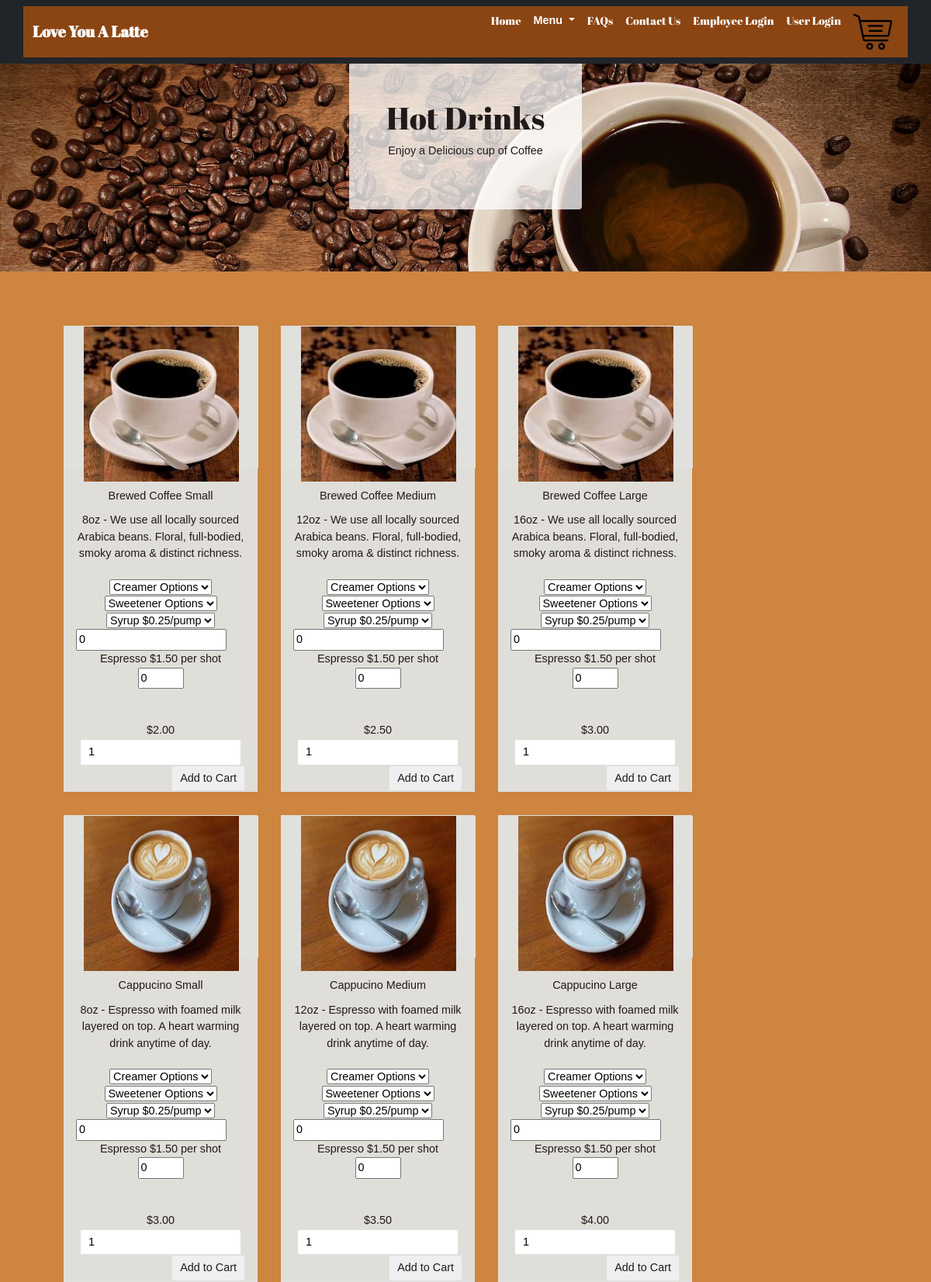
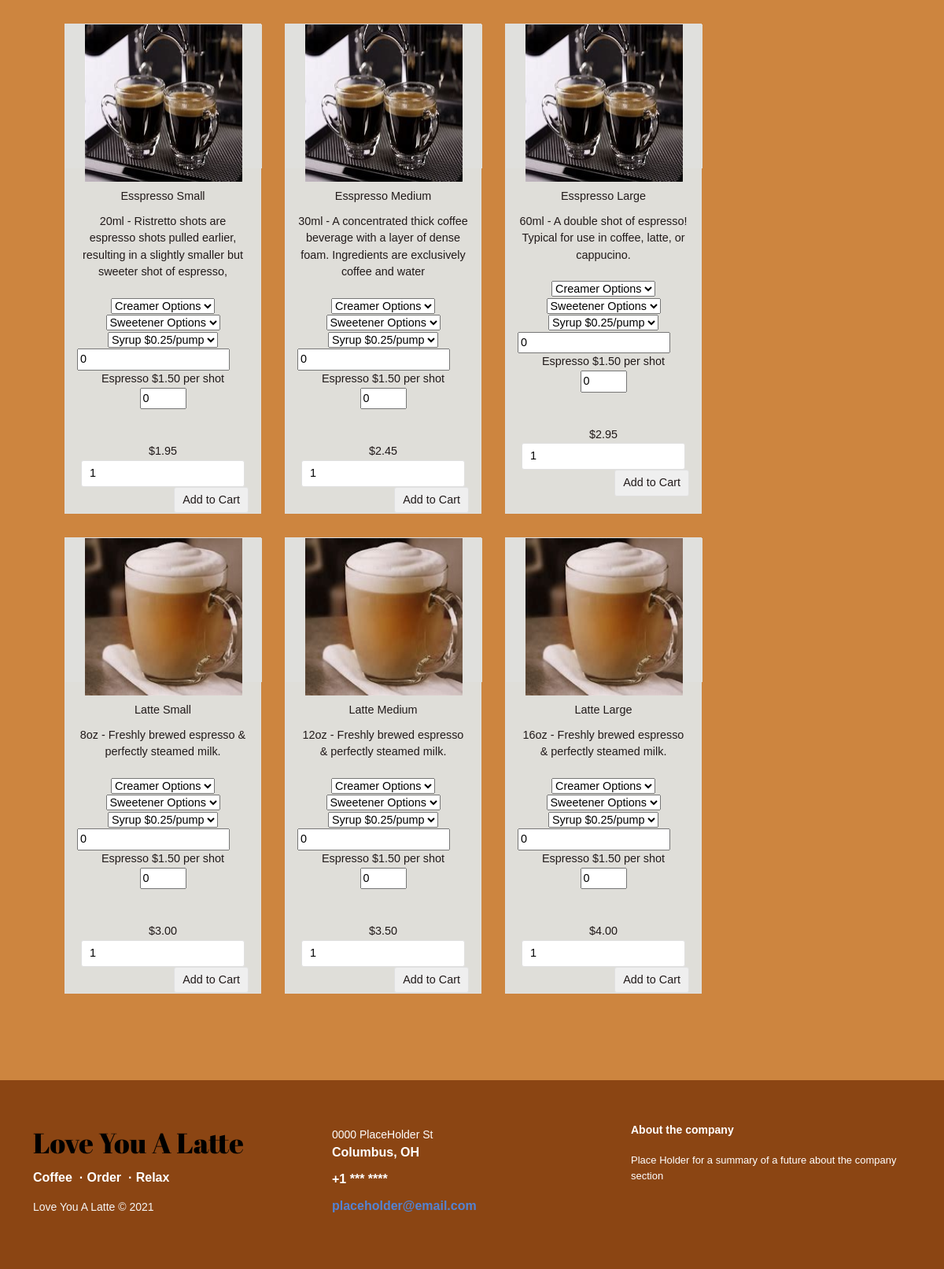
Page /Menu.php on the committed database (2 pictures, top to bottom).
### tables this page shows
CREATE TABLE `product` (
  `id` int(8) NOT NULL PRIMARY KEY AUTO_INCREMENT,
  `name` varchar(255) NOT NULL,
  `code` varchar(255) NOT NULL UNIQUE KEY,
  `category` varchar(255) NOT NULL,
  `image` text NOT NULL,
  `price` double(10,2) NOT NULL,
  `description` varchar(200) NOT NULL
);

### public/dbcontroller.php (called while the page is built, shortened)
<?php
class DBController
{
	private $host = "mariadb";
	private $user = "root";
	private $password = "welcome1";
	private $database = "love_you_a_latte";
	private $conn;
	function __construct()
	{
		$this->conn = $this->connectDB();
	}
	function connectDB()
	{
		$conn = mysqli_connect($this->host, $this->user, $this->password, $this->database);
		return $conn;
	}
	function runQuery($query)
	{
		$result = mysqli_query($this->conn, $query);
		while ($row = mysqli_fetch_assoc($result)) {
			$resultset[] = $row;
		}
		if (!empty($resultset))
			return $resultset;
	}
}

### public/Menu.php (the view, shortened to what this page needs)
<?php
require_once("dbcontroller.php");
$db_handle = new DBController();
?>
<!DOCTYPE html>
<html>
<head>
    <?php include('./components/header.php') ?>
</head>
<body id="menubody">
<?php include('./components/nav.php') ?>
    <div id="Menuintro">
        <div class="rounded border-light jumbotron py-5 px-4">
            <h1 style="font-family: 'Abril Fatface', serif;">Hot Drinks</h1>
            <p>Enjoy a Delicious cup of Coffee</p>
        </div>
    </div>
    <div class="dark-section">
        <div class="container overflow-auto site-section" id="why">
            <div id="product-grid">
                <?php
                $product_array = $db_handle->runQuery("SELECT * FROM product WHERE category='hot' ORDER BY id ASC");
                if (!empty($product_array)) {
                    foreach($product_array as $key=>$value){
                ?>
                    <div class="product-item">
                        <form method="post" action="cart.php?action=add&code=<?php echo $product_array[$key]["code"]; ?>" target="dummyframe" autocomplete="off">
                        <div class="product-image"><img src="<?php echo $product_array[$key]["image"]; ?>"></div>
                        <div class="product-tile-footer">
                        <div class="product-title"><?php echo $product_array[$key]["name"]; ?></div>
                        <div class="product-description"><?php echo $product_array[$key]["description"]; ?></div>
                        <br>
                        <select name="creamer-options"> /
                        <option value="None">Creamer Options</option>
                        </select>
                        <select name="sweetener-options"> /
                        <option value="None">Sweetener Options</option>
                        </select>
                        <select name="syrup-options"> /
                        <option value="None">Syrup $0.25/pump</option>
                        </select>
                        <div style="float: left;" class="syrup-pumps"><input type="number" min="0" name="pumps" value="0" size="2" /></div>
                        <br>
                        Espresso $1.50 per shot
                        <div style="float: center;" class="espresso-shots"><input type="number" min="0" max="20" name="shots" value="0" size="2" /></div>
                        <br>
                        <br>
                        <div class="product-price"><?php echo "$".$product_array[$key]["price"]; ?></div>
                        <div class="cart-action"><input type="number" class="product-quantity" name="quantity" min="0" value="1" size="2" /><input type="submit" value="Add to Cart" class="btnAddAction" /></div>
                        </div>
                        </form>
                    </div>
                <?php
                    }
                }
                ?>
            </div>
        </div>
    </div>
        <?php include('./components/footer.php') ?>
</body>
</html>

### public/assets/css/styles.css (style rules this page uses)
body { font-family: Arial, Helvetica, sans-serif; }
#Menuintro { text-align: center; padding: 80px; background: url("../../assets/img/homepage.jpg"); background-size: cover; }
#Menuintro .jumbotron { border-radius: 20px; padding: 40px; background-color: rgba(255,255,255,0.75); max-width: 300px; margin: 0 auto; }
.dark-section { background-color: #cd853f; }
.site-section { text-align: center; padding-bottom: 70px; }
#menubody { background-color: saddlebrown; }

### public/assets/css/cartstyle.css (style rules this page uses)
body { font-family: Arial; color: #211a1a; font-size: 0.9em; }
#product-grid { display: flex; flex-wrap: wrap; margin: 40px; }
.btnAddAction { padding: 5px 10px; margin-left: 5px; background-color: #efefef; border: #E0E0E0 1px solid; color: #211a1a; float: right; text-decoration: none; border-radius: 3px; cursor: pointer; }
.product-item { float: left; background: #dfded9; margin: 30px 30px 0px 0px; border: #E0E0E0 1px solid; width: 100%; max-width: 250px; }
.product-image { height: 183px; width: 250px; background-color: rgb(224, 224, 221); }
.product-image img { width: 200px; height: 200px; }
.product-title { margin-top: 10px; margin-bottom: 10px; }
.product-description { word-wrap: break-word; }
.product-price { float:bottom left; }
.cart-action { float: right; }
.product-quantity { padding: 5px 10px; border-radius: 3px; border: #E0E0E0 1px solid; }
.product-tile-footer { padding: 15px 15px 0px 15px; overflow: auto; }

### rows in the picture
product: image (picture), name "Brewed Coffee Small", description "8oz - We use all locally sourced Arabica beans. Floral, full-bodied, smoky aroma & distinct richness.", price "2.00"
product: image (picture), name "Brewed Coffee Medium", description "12oz - We use all locally sourced Arabica beans. Floral, full-bodied, smoky aroma & distinct richness.", price "2.50"
product: image (picture), name "Brewed Coffee Large", description "16oz - We use all locally sourced Arabica beans. Floral, full-bodied, smoky aroma & distinct richness.", price "3.00"
product: image (picture), name "Cappucino Small", description "8oz - Espresso with foamed milk layered on top. A heart warming drink anytime of day.", price "3.00"
product: image (picture), name "Cappucino Medium", description "12oz - Espresso with foamed milk layered on top. A heart warming drink anytime of day.", price "3.50"
product: image (picture), name "Cappucino Large", description "16oz - Espresso with foamed milk layered on top. A heart warming drink anytime of day.", price "4.00"
product: image (picture), name "Esspresso Small", description "20ml - Ristretto shots are espresso shots pulled earlier, resulting in a slightly smaller but sweeter shot of espresso,", price "1.95"
product: image (picture), name "Esspresso Medium", description "30ml - A concentrated thick coffee beverage with a layer of dense foam. Ingredients are exclusively coffee and water", price "2.45"
product: image (picture), name "Esspresso Large", description "60ml - A double shot of espresso! Typical for use in coffee, latte, or cappucino.", price "2.95"
product: image (picture), name "Latte Small", description "8oz - Freshly brewed espresso & perfectly steamed milk.", price "3.00"
product: image (picture), name "Latte Medium", description "12oz - Freshly brewed espresso & perfectly steamed milk.", price "3.50"
product: image (picture), name "Latte Large", description "16oz - Freshly brewed espresso & perfectly steamed milk.", price "4.00"
